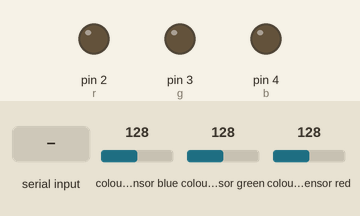
Recording of a sketch running on a simulated Arduino Uno, built with avr-gcc and run on an emulated ATmega328P. On the bench: output pins drawn as LEDs (lit = HIGH). The test bench sets the inputs (shaded band); at power-on: colour sensor blue 128, colour sensor green 128, colour sensor red 128. What the sketch prints to the serial monitor is not drawn.

Above: at 1.2 s.
1.3 s: "sync" received over Serial
At 2.7 s:
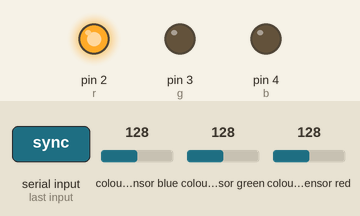
At 3.2 s:
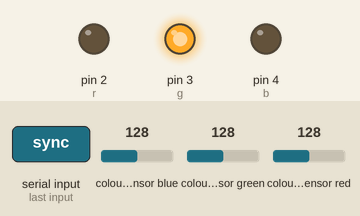
4.3 s: "1" received over Serial
At 4.7 s:
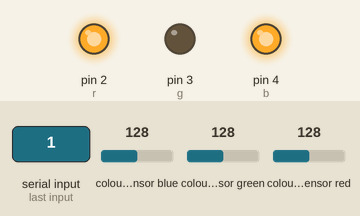
Timing chart, 0 to 7.3 s (numbered marks = the images above; inputs shaded):
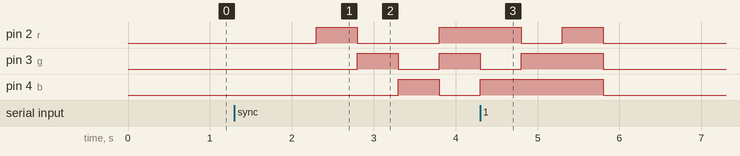

Measured:
- after the input at 1.3 s, pin 2 (r): LOW → HIGH after 1.0 s, → LOW 0.50 s later, → HIGH 1.0 s later; pin 3 (g): LOW → HIGH after 1.5 s, → LOW 0.50 s later, → HIGH 0.50 s later; pin 4 (b): LOW → HIGH after 2.0 s, → LOW 0.50 s later

The sketch:

transmit.ino
```cpp
#include <Adafruit_TCS34725.h>

Adafruit_TCS34725 tcs = Adafruit_TCS34725(TCS34725_INTEGRATIONTIME_2_4MS, TCS34725_GAIN_4X);
uint16_t red, green, blue, c, ered, egreen, eblue;
int r = 2;
int g = 3;
int b = 4;
int ledState = LOW;
int initDelay = 500;
int i = 0;


void setup() {
  // put your setup code here, to run once:

  pinMode(r, OUTPUT);
  pinMode(g, OUTPUT);
  pinMode(b, OUTPUT);
  Serial.begin(250000);

    if (tcs.begin()) {
    Serial.println("Found sensor");
  } else {
    Serial.println("Cannot find sensor");
    while (1);
  }
  tcs.getRawData(&ered, &egreen, &eblue, &c); //store environment values

}

void loop()
{
  // put your main code here, to run repeatedly:

  String str;
  if (Serial.available() > 0)
  {
    str = Serial.readString(); // read a single letter if (ch >= 'a' && ch <= 'z')

    if(str == "sync")
      synchronization();
    else
    {
    for(int j=0; j<str.length(); ++j)
    {
      Serial.print(str[j] + ": ");
      flashSequence(str[j]);
      i = 0;
    }
    }
    digitalWrite(r, LOW);
    digitalWrite(g, LOW);
    digitalWrite(b, LOW);
//delay(dotDelay * 4);

    }
}

void flashSequence(char sequence)
{
  bool out[8], parity[4];

  encodeASCII(sequence, out);
  addParity(out, parity);
  bool buff[12] = {parity[0], parity[1], out[0], parity[2], out[1], out[2], out[3], parity[3],
          out[4], out[5], out[6], out[7]};

  Serial.print(sequence);
  Serial.print(": ");

  tcs.getRawData(&red, &green, &blue, &c); //store environment values
  while(green < egreen*2)
  {
    tcs.getRawData(&red, &green, &blue, &c); //store environment values
  }
  bool first = true;
  while(i<12)
  {
    if(!first)
    {
      tcs.getRawData(&red, &green, &blue, &c); //store environment values
      while(blue < eblue*2)
      {
        tcs.getRawData(&red, &green, &blue, &c); //store environment values
      }
      while(blue < eblue*2)
      {
        tcs.getRawData(&red, &green, &blue, &c); //store environment values
      }
    }

    first = false;
    if(i % 3 == 0)
    {
      flashDotOrDash(2, buff[i]);
      i++;
    }
    if(i % 3 == 1)
    {
      flashDotOrDash(3, buff[i]);
      i++;
    }
    if(i % 3 == 2)
    {
      flashDotOrDash(4, buff[i]);
      i++;
    }
    delay(1000);
  }
  Serial.println();

}


void flashDotOrDash(int color, bool dotOrDash)
{
  Serial.print(dotOrDash);
  if(dotOrDash)
    digitalWrite(color, HIGH);
  else
   digitalWrite(color, LOW);
}

void synchronization(void)
{
  digitalWrite(r, HIGH);
  delay(initDelay);
  digitalWrite(r, LOW);

  digitalWrite(g, HIGH);
  delay(initDelay);
  digitalWrite(g, LOW);

  digitalWrite(b, HIGH);
  delay(initDelay);
  digitalWrite(b, LOW);


  digitalWrite(r, HIGH);
  digitalWrite(g, HIGH);
  delay(initDelay);
  digitalWrite(r, LOW);
  digitalWrite(g, LOW);

  digitalWrite(r, HIGH);
  digitalWrite(b, HIGH);
  delay(initDelay);
  digitalWrite(r, LOW);
  digitalWrite(b, LOW);

  digitalWrite(g, HIGH);
  digitalWrite(b, HIGH);
  delay(initDelay);
  digitalWrite(g, LOW);
  digitalWrite(b, LOW);


  digitalWrite(r, HIGH);
  digitalWrite(g, HIGH);
  digitalWrite(b, HIGH);
  delay(initDelay);
  digitalWrite(r, LOW);
  digitalWrite(g, LOW);
  digitalWrite(b, LOW);
  delay(initDelay);
}


void encodeASCII(char in, bool out[])
{
    for(int j = 0; j < 8; j++)
        out[j] = 0;

    out[0] = 0;
    if(in % 2)
        out[7] = 1;
    in = in / 2;
    if(in % 2)
        out[6] = 1;
    in = in / 2;
    if(in % 2)
        out[5] = 1;
    in = in / 2;
    if(in % 2)
        out[4] = 1;
    in = in / 2;
    if(in % 2)
        out[3] = 1;
    in = in / 2;
    if(in % 2)
        out[2] = 1;
    in = in / 2;
    if(in % 2)
        out[1] = 1;
    in = in / 2;
}

void addParity(bool data[], bool parity[])
{

  parity[0]=data[0]^data[1]^data[3]^data[4]^data[6];
  parity[1]=data[0]^data[2]^data[3]^data[5]^data[6];
  parity[2]=data[1]^data[2]^data[3]^data[7];
  parity[3]=data[4]^data[5]^data[6]^data[7];
}
```
